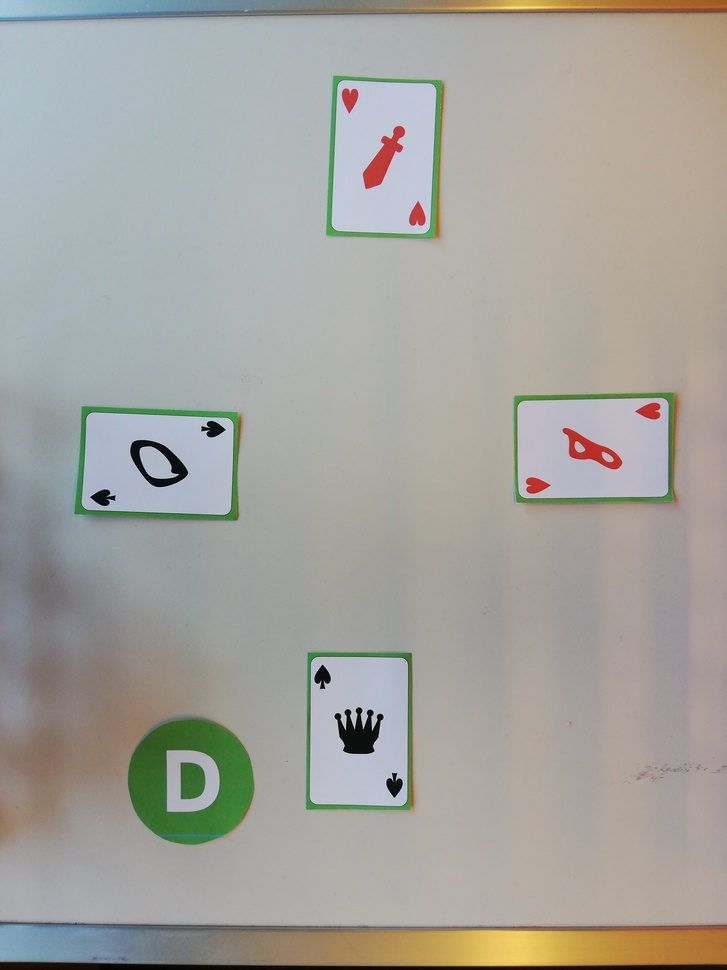
#> input picture labs/train_games/game1/1.jpg, 727 x 970 px, shrunk from 3456 x 4608 before the run, found by its file name
$ jupyter execute --allow-errors project.ipynb   (text cells are left out)
#> lines starting #> are read from the running program, lines starting #| are printed output that depends on the picture; pictures that were not available may be replaced by others from this repository, and a replacement may not be noted
[cell 1]
import os
import scipy.io
import skimage.io
import matplotlib.pyplot as plt
import numpy as np
import math
import pandas as pd

im = skimage.io.imread(os.path.join('train_games\game1', '1.jpg'))
#> im is the input picture: shape (970, 727, 3); mean R, G, B 164.5, 163.3, 157.4

fig, ax = plt.subplots(1, 1, figsize=(6, 6))
ax.imshow(im)

[cell 2]
# [4 lines of commented-out code are left out]
import itertools
''' Distance map'''

# [11 lines left out: function euclidean_distance, not called in this run]
def identity(x):
    return x

# [15 lines left out: function distance_map_2d, not called in this run]

x=range(im.shape[0])
y=range(im.shape[1])

[cell 3]
'''The distance map works but takes way too much time to be computed'''
#dm=distance_map_2d(im.shape[0:2],[(20,200)],distance=euclidean_distance, omega=x[-1], alpha=identity)
#> (the rest of this cell did not finish here and is left out)

[cell 4]
#Source :
#https://github.com/kb22/Color-Identification-using-Machine-Learning/blob/master/Color%20Identification%20using%20Machine%20Learning.ipynb

import cv2
from collections import Counter
from skimage import measure
from skimage.color import rgb2lab, deltaE_cie76,rgb2gray
from sklearn.cluster import KMeans
import itertools
from PIL import Image
import scipy as sc

def get_image():
    image = Image.open("im2.jpeg")
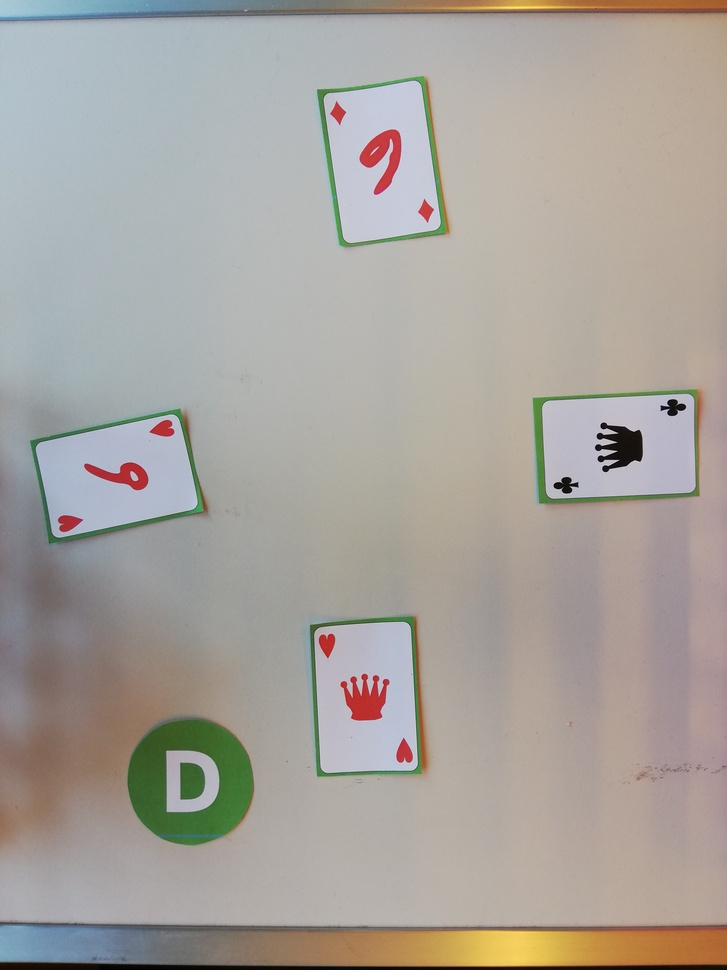
#> input picture labs/train_games/game1/10.jpg, 727 x 970 px, shrunk from 3456 x 4608 before the run, given in place of im2.jpeg, which was not available
#> image is the input picture: PIL image 727x970 RGB; mean R, G, B 168.1, 163.1, 157
    return image

def normalize(arr):
    """
    Linear normalization
    http://en.wikipedia.org/wiki/Normalization_%28image_processing%29
    """
    arr = arr.astype('float')

    for i in range(3):
        minval = arr[...,i].min()
        maxval = arr[...,i].max()
        if minval != maxval:
            arr[...,i] -= minval
            arr[...,i] *= (255.0/(maxval-minval))
#> this loop made 3 passes
#> maxval on passes 1 to 3: 255, 229, 231
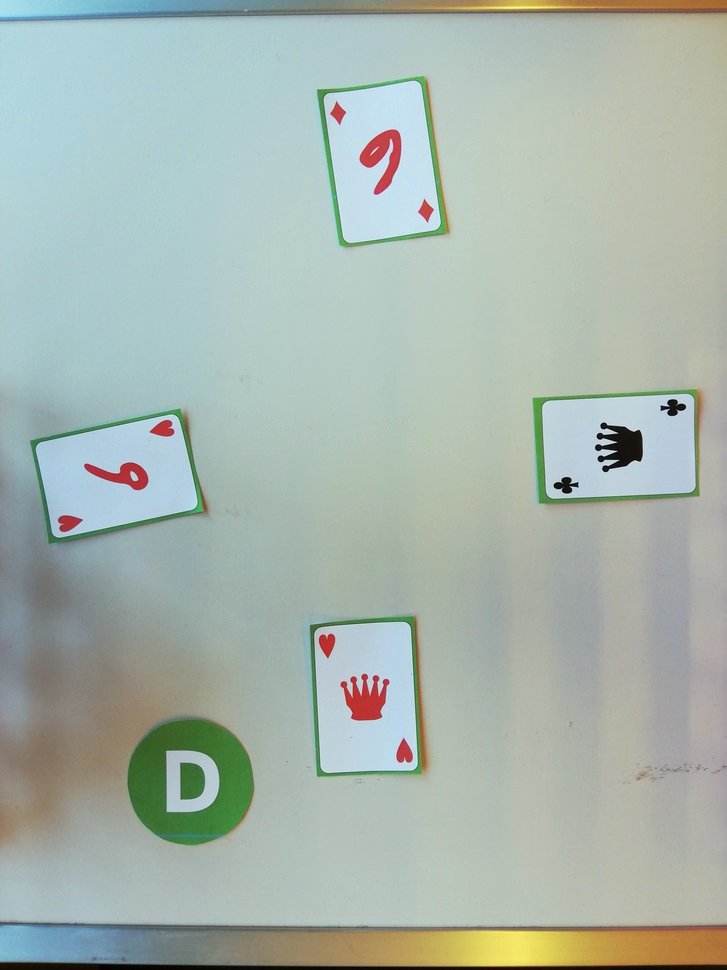
#> arr: shape (970, 727, 3) float64; mean R, G, B 168.1, 181.6, 173.3
    return arr

def RGB2HEX(color):
    return "#{:02x}{:02x}{:02x}".format(int(color[0]), int(color[1]), int(color[2]))

def get_colors(image, number_of_colors, show_chart):
#> called with number_of_colors = 3, show_chart = True
    modified_image = image
    modified_image = modified_image.reshape(modified_image.shape[0]*modified_image.shape[1], 3)

    clf = KMeans(n_clusters = number_of_colors)
    labels = clf.fit_predict(modified_image)

    counts = Counter(labels)
#> counts = {0: 588926, 1: 93214, 2: 23050}
    # sort to ensure correct color percentage
    counts = dict(sorted(counts.items()))

    center_colors = clf.cluster_centers_
    # We get ordered colors by iterating through the keys
    ordered_colors = [center_colors[i] for i in counts.keys()]
#> ordered_colors = [[176.4, 192.1, 186.7], [141.9, 133.7, 115.4], [60.44, 91.93, 51.77]]
    hex_colors = [RGB2HEX(ordered_colors[i]) for i in counts.keys()]
#> hex_colors = ['#b0c0ba', '#8d8573', '#3c5b33']
    rgb_colors = [ordered_colors[i] for i in counts.keys()]
#> rgb_colors has the same summary as ordered_colors
    if (show_chart):
        plt.figure(figsize = (8, 6))
        plt.pie(counts.values(), labels = hex_colors, colors = hex_colors)
    return rgb_colors,counts

image = get_image() #Choose which image to take
arr=np.array(image)
image = np.array(Image.fromarray(normalize(arr).astype('uint8'),'RGB'))  #Normalize it

'''fig, ax = plt.subplots(1, 1, figsize=(8, 8)) #Plot it
ax.imshow(image)
plt.show()
'''

num_colors=3 #Number of colors to be found in the image

rgb,pixels=get_colors(image, num_colors, True)
#> rgb has the same summary as ordered_colors in get_colors; pixels = {0: 588926, 1: 93214, 2: 23050}
green=np.array([0, 255, 0])
red=np.array([255,0,0])
black=np.array([0, 0, 0])

#print(counts.index(max(counts.values())),'\n\n')
colpix=np.array(list(pixels.copy().items()))
#> colpix = [[0, 588926], [1, 93214], [2, 23050]]
idx=np.argmax(colpix[:,1])
#> idx = 0
pixels.pop(idx)
nb_colors=2
colours=["" for x in range(nb_colors)]
#> colours = ['', '']
count=0

for i in list(pixels):
    test_red=np.linalg.norm(rgb[i]-red)
    test_green=np.linalg.norm(rgb[i]-green)
    test_black=np.linalg.norm(rgb[i]-black)
    if test_red<test_green and  test_red < test_black :
        colours[count]= "red"
    elif test_green<test_red and test_green<test_black:
        colours[count]="green"
    elif test_black<test_red and test_black<test_green:
        colours[count]="black"
    else:
        colours[count]="unknown"
    count+=1
#> this loop made 2 passes
#> (test_red, test_green, test_black, count) on passes 1 to 2: (209.7, 219.5, 226.6, 1), (221.3, 181.5, 121.6, 2)
#> after the loop, colours = ['red', 'black']; count = 2

print(colours)
#| ['red', 'black']


#print(rgb,counts)
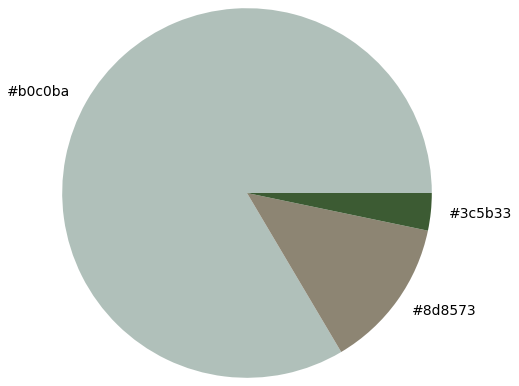
#> figure drawn by matplotlib, 1 panel
